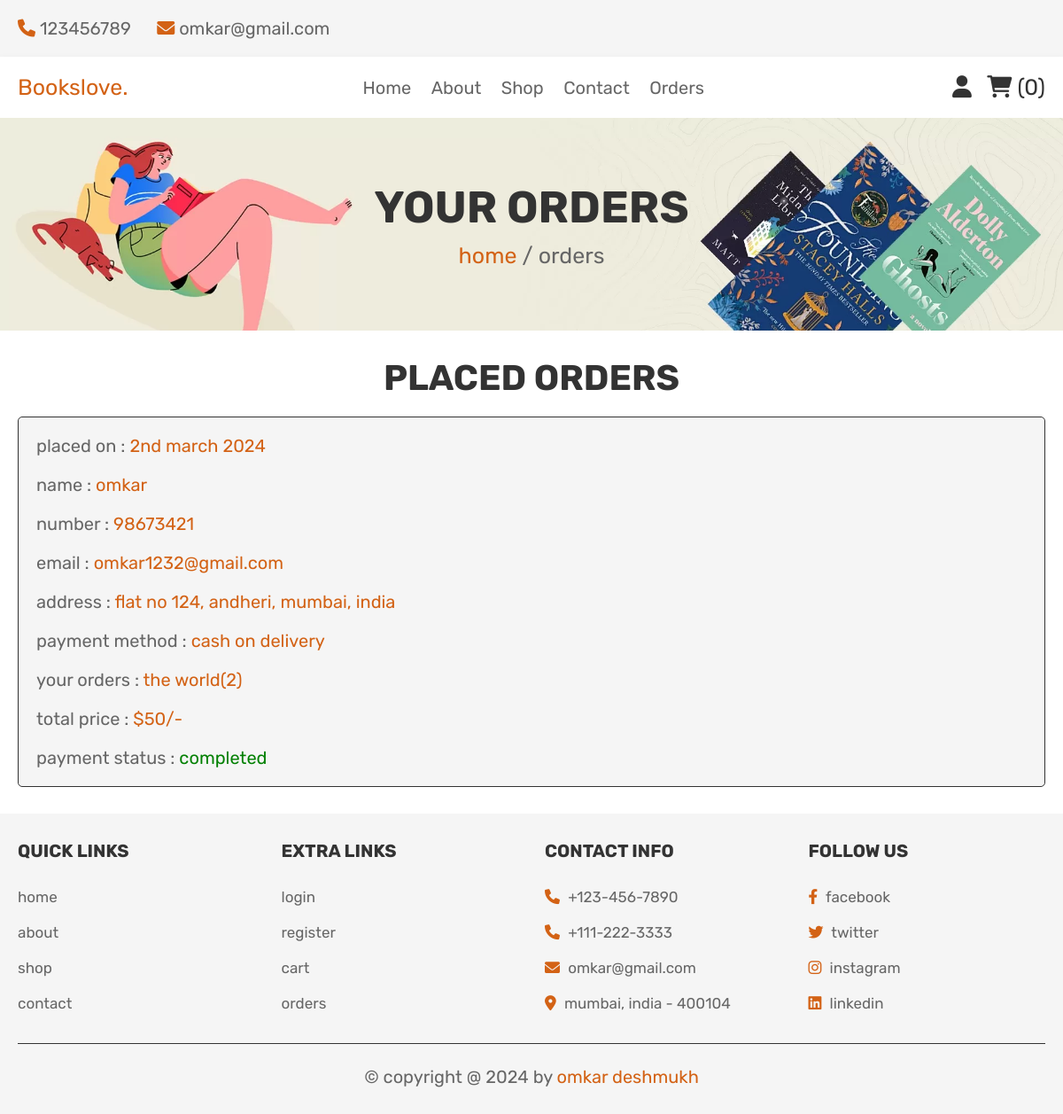
/orders.php (signed in), run on the app's committed database.
### tables this page shows
CREATE TABLE `orders` (
  `id` int(100) NOT NULL,
  `user_id` varchar(100) NOT NULL,
  `name` varchar(100) NOT NULL,
  `number` varchar(100) NOT NULL,
  `email` varchar(255) NOT NULL,
  `method` varchar(100) NOT NULL,
  `address` varchar(500) NOT NULL,
  `total_product` varchar(1000) NOT NULL,
  `total_price` int(100) NOT NULL,
  `placed_on` varchar(50) NOT NULL,
  `payment_status` varchar(20) NOT NULL DEFAULT 'pending'
);

### orders.php (the view, shortened to what this page needs)
<?php
include 'config.php';
$user_id = $_SESSION['user_id'];
?>
<!DOCTYPE html>
<html lang="en">
<head>
   <link rel="stylesheet" href="https://cdnjs.cloudflare.com/ajax/libs/font-awesome/6.0.0/css/all.min.css">
   <link rel="stylesheet" href="css/style.css">
</head>
<body>
<?php include 'header.php'; ?>
<div class="heading">
   <h3>your orders</h3>
   <p> <a href="home.php">home</a> / orders </p>
</div>
<section class="placed-orders">
   <h1 class="title">placed orders</h1>
   <div class="box-container">
      <?php
         $order_query = mysqli_query($conn, "SELECT * FROM `orders` WHERE user_id = '$user_id'") or die('query failed');
         if(mysqli_num_rows($order_query) > 0){
            while($fetch_orders = mysqli_fetch_assoc($order_query)){
      ?>
      <div class="box">
         <p> placed on : <span><?php echo $fetch_orders['placed_on']; ?></span> </p>
         <p> name : <span><?php echo $fetch_orders['name']; ?></span> </p>
         <p> number : <span><?php echo $fetch_orders['number']; ?></span> </p>
         <p> email : <span><?php echo $fetch_orders['email']; ?></span> </p>
         <p> address : <span><?php echo $fetch_orders['address']; ?></span> </p>
         <p> payment method : <span><?php echo $fetch_orders['method']; ?></span> </p>
         <p> your orders : <span><?php echo $fetch_orders['total_product']; ?></span> </p>
         <p> total price : <span>$<?php echo $fetch_orders['total_price']; ?>/-</span> </p>
         <p> payment status : <span style="color:<?php if($fetch_orders['payment_status'] == 'pending'){ echo 'red'; }else{ echo 'green'; } ?>;"><?php echo $fetch_orders['payment_status']; ?></span> </p>
         </div>
      <?php
       }
      }else{
         echo '<p class="empty">no orders placed yet!</p>';
      }
      ?>
   </div>
</section>
<?php include 'footer.php'; ?>
</body>
</html>

### css/style.css (style rules this page uses)
:root { --red:#c0392b; --orange:#D36215; --black:#333; --white:#fff; --light-color:#666; --light-white:#ccc; --light-bg:#f5f5f5; --border:.1rem solid var(--black); --box-shadow:0 .5rem 1rem rgba(0,0,0,.1); }
* { font-family: 'Rubik', sans-serif; margin:0; padding:0; box-sizing: border-box; outline: none; border:none; text-decoration: none; transition:all .2s linear; }
html { font-size: 62.5%; overflow-x: hidden; }
section { padding:3rem 2rem; }
.title { text-align: center; margin-bottom: 2rem; text-transform: uppercase; color:var(--black); font-size: 4rem; }
.heading { min-height: 30vh; display: flex; flex-flow: column; align-items: center; justify-content: center; gap:1rem; background: url(../images/heading-bg.webp) no-repeat; background-size: cover; background-position: center; text-align: center; }
.heading h3 { font-size: 5rem; color:var(--black); text-transform: uppercase; }
.heading p { font-size: 2.5rem; color:var(--light-color); }
.heading p a { color:var(--orange); }
.placed-orders .box-container { max-width: 1200px; margin:0 auto; display:flex; flex-wrap: wrap; align-items: center; gap:1.5rem; }
.placed-orders .box-container .box { flex:1 1 40rem; border-radius: .5rem; padding:2rem; border:var(--border); background-color: var(--light-bg); padding:1rem 2rem; }
.placed-orders .box-container .box p { padding:1rem 0; font-size: 2rem; color:var(--light-color); }
.placed-orders .box-container .box p span { color:var(--orange); }

### data on the page
orders: placed_on "2nd march 2024", name "omkar", number "98673421", email "omkar1232@gmail.com", address "flat no 124, andheri, mumbai, india", method "cash on delivery", total_product "the world(2)", total_price "50", payment_status "completed"

### other printed values
$cart_rows_number "0"
